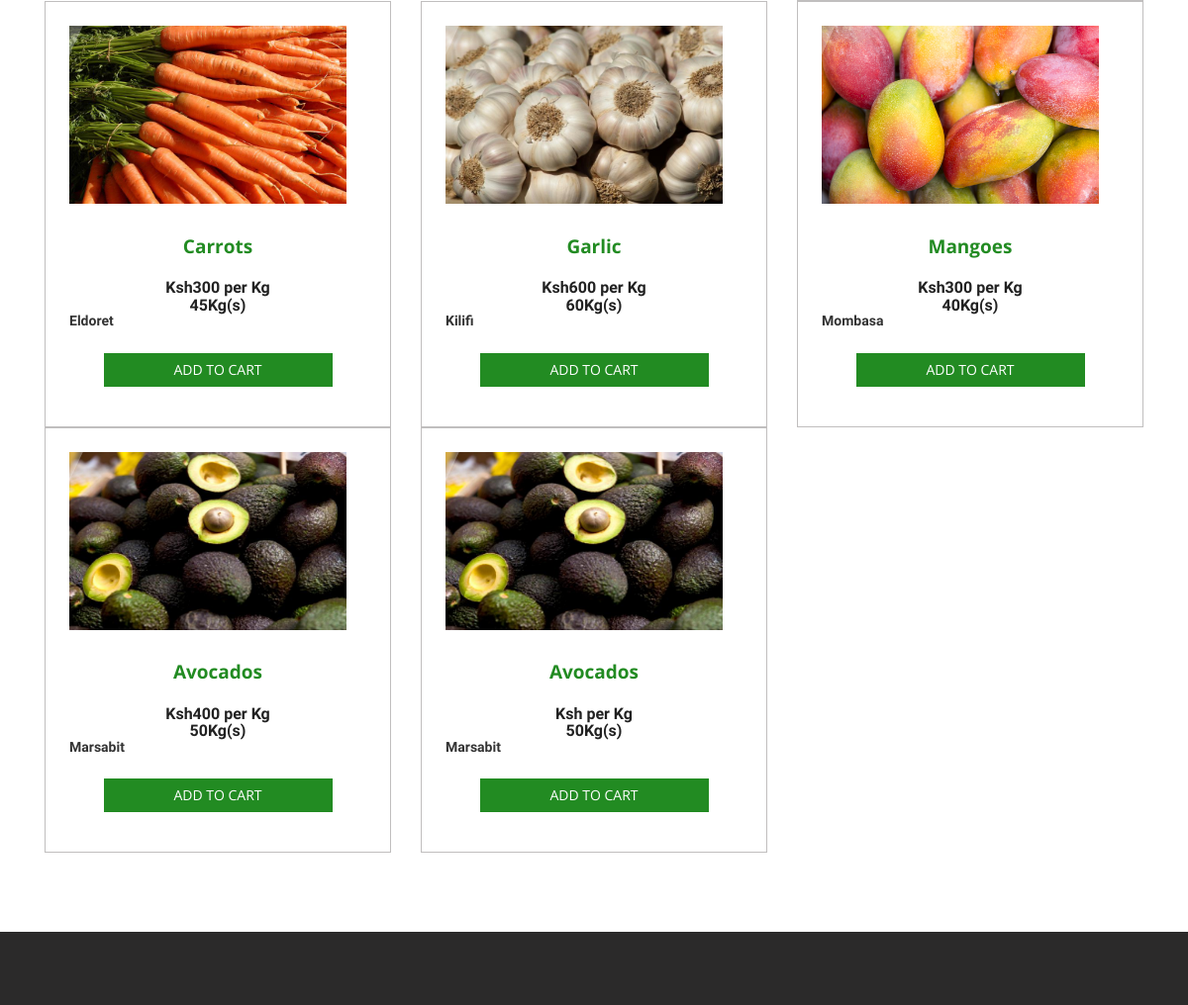
The page /posts.php (middle part) on the database as committed earlier.
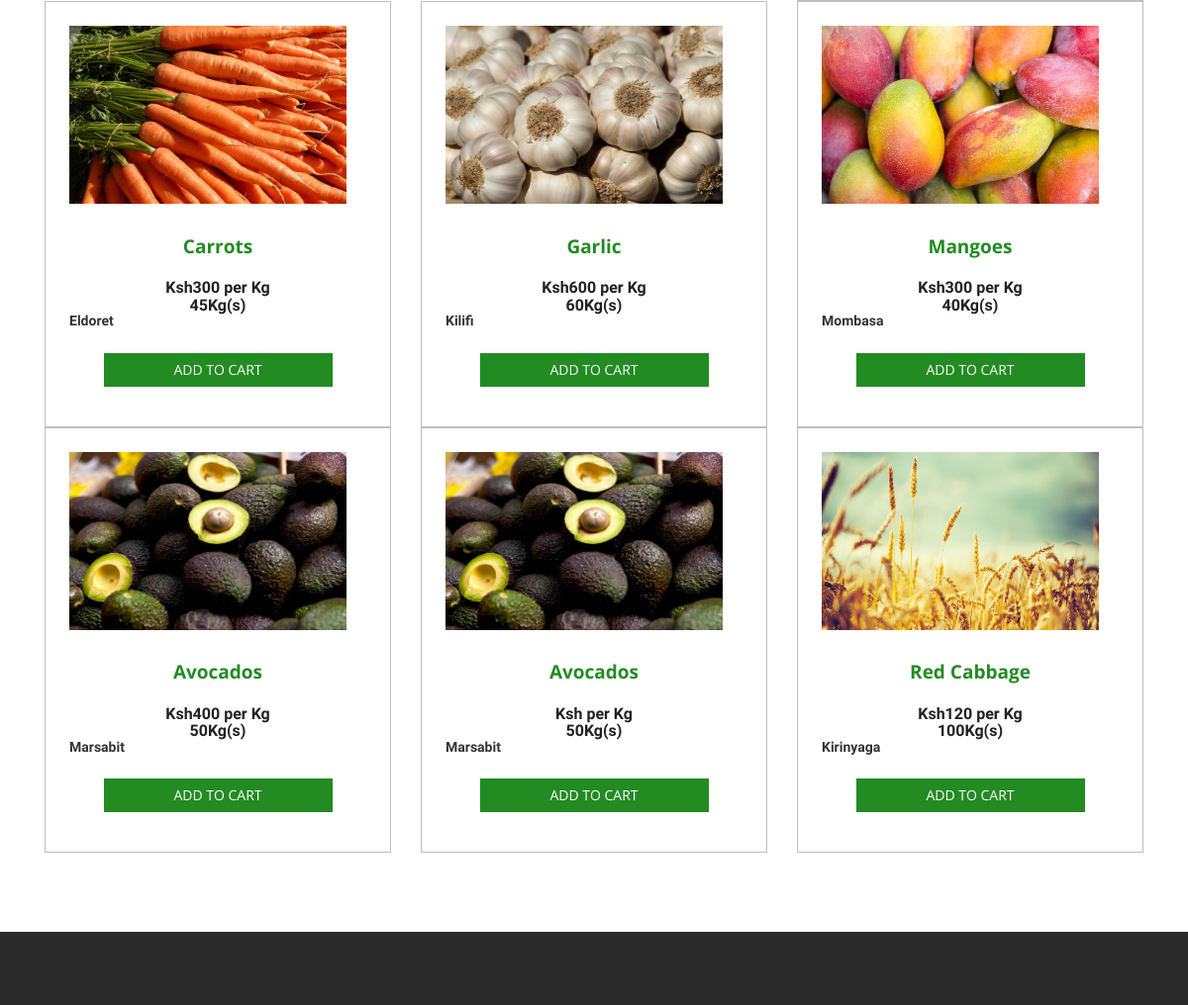
The same page on the database as committed later.
### tables this page shows
CREATE TABLE `post` (
  `postid` int(11) NOT NULL,
  `email` varchar(50) NOT NULL,
  `productname` varchar(50) NOT NULL,
  `price` varchar(50) NOT NULL,
  `image` varchar(50) NOT NULL,
  `quantity` varchar(50) NOT NULL,
  `county` varchar(50) NOT NULL,
  `date` timestamp NOT NULL DEFAULT CURRENT_TIMESTAMP ON UPDATE CURRENT_TIMESTAMP
);

### posts.php (the view, shortened to what this page needs)
<?php
include('session.php');
?>
<!DOCTYPE html>
<html>
<head>
    <link href="css/bootstrap.css" rel="stylesheet" type="text/css" media="all" />
    <link href="css/posts.css" rel="stylesheet" type="text/css" media="all" />
    <link href="css/font-awesome.css" rel="stylesheet">
</head>
<body>
    <div class="products">
        <div class="container">
                <div class="agile_top_brands_grids">
                     <?php
                            $sel_query="Select * from post";
                            $result = mysqli_query($db,$sel_query);
                            while($row =$result-> fetch_assoc()) { ?>
                    <div class="col-md-4 top_brand_left">
                        <div class="hover14 column">
                                <div class="agile_top_brand_left_grid">
                                    <div class="agile_top_brand_left_grid1">
                                        <figure>
                                            <div class="snipcart-item block">
                                                <div class="snipcart-thumb">
                                                    <img src="<?php echo $row["image"];?>" alt="" width="280" height="180" />
                                                   <b> <p style=color:forestgreen;font-size:19px>
                                                        <?php echo $row["productname"];?>
                                                    </p></b>
                                                    <h4>
                                                       Ksh<?php echo $row["price"]; ?> per Kg
                                                        <h4>
                                                            <?php echo $row["quantity"]; ?>Kg(s)
                                                        </h4>
                                                        <h5>
                                                            <?php echo $row["county"]; ?>
                                                        </h5>
                                                    </h4>
                                                </div>
                                                <div class="snipcart-details top_brand_home_details">
                                                        <form action="shopping-cart-form.php" method="post">
                                                            <fieldset>
                                                                <input type="submit" name="submit" value="Add to Cart" class="button">
                                                            </fieldset>
                                                        </form>
                                                </div>
                                            </div>
                                        </figure>
                                    </div>
                                </div>
                        </div>
                    </div>
                     <?php
                            }
                             ?>
                </div>
            </div>
        </div>
    <div class="footer">
    </div>
    <link href="css/skdslider.css" rel="stylesheet">
</body>
</html>

### css/posts.css (style rules this page uses)
html, body { font-size: 100%; font-family: 'Open Sans', sans-serif; background: #ffffff; }
p { margin: 0; }
h1, h2, h3, h4, h5, h6, a { font-family: 'Raleway', sans-serif; margin: 0; font-weight: 700; }
.agile_top_brand_left_grid { position: relative; display: block; }
input[type="submit"], #PPMiniCart .minicart-submit, .w3ls_vegetables ul li a, input[type="reset"], .agileinfo_mail_grid_left ul li a, .events_bottom_left2 ul li a, .w3ls_service_grids1_right a, ul.agileits_social_icons li a, .w3l_banner_nav_right_banner_pet a, .w3ls_w3l_banner_nav_right_grid_head_grid ul li a, .products-breadcrumb ul li a, .w3_footer_grid ul li a, .w3l_fresh_vegetables_grid ul li a, .wthree_footer_copy p a, .agile_top_brand_left_grid1 .button, .w3ls_logo_products_left1 ul.special_items li a, .w3ls_logo_products_left1 ul.phone_email li a { transition: .5s ease-in; -webkit-transition: .5s ease-in; -moz-transition: .5s ease-in; -o-transition: .5s ease-in; -ms-transition: .5s ease-in; }
.agile_top_brand_left_grid { background: #FFFFFF; padding: .5em; position: relative; }
.agile_top_brand_left_grid1 { padding: 1em; }
.agile_top_brand_left_grid1 img { margin: 0 auto; }
.agile_top_brand_left_grid1 p { color: #212121; margin: 1.5em 0 1em; line-height: 1.5em; text-transform: capitalize; font-size: 14px; text-align: center; }
.agile_top_brand_left_grid1 h4, .agileinfo_single_right_snipcart h4 { font-weight: 600; font-size: 1em; color: #212121; text-align: center; }
.snipcart-details { text-align: center; margin: 1.5em auto 1em; width: 77%; }
.snipcart-details input.button { font-size: 14px; color: #fff; background: forestgreen; text-decoration: none; position: relative; border: none; border-radius: 0; width: 100%; text-transform: uppercase; padding: .5em 0; outline: none; }
.column div.agile_top_brand_left_grid { position: relative; margin: 0; }
.agile_top_brand_left_grid figure { margin: 0; padding: 0; background: transparent; overflow: hidden; z-index: 0; }
.hover14 figure { position: relative; }
.hover14 figure::before { position: absolute; top: 0; left: -75%; z-index: 2; display: block; content: ''; width: 50%; height: 100%; background: -webkit-linear-gradient(left, rgba(255, 255, 255, 0) 0%, rgba(255, 255, 255, .3) 100%); background: linear-gradient(to right, rgba(255, 255, 255, 0) 0%, rgba(255, 255, 255, .3) 100%); -webkit-transform: skewX(-25deg); transform: skewX(-25deg); }
.agile_top_brands_grids { margin-top: 40px; }
.hover14.column { border: 1px solid #c0bebe; }
.footer { padding: 5em 0 2em; background: #2b2a2a; }
.products { padding: 5em 0; }

Rows that differ between the two databases and show on the page:
added post: image (picture), productname "Red Cabbage", price "120", quantity "100", county "Kirinyaga"
